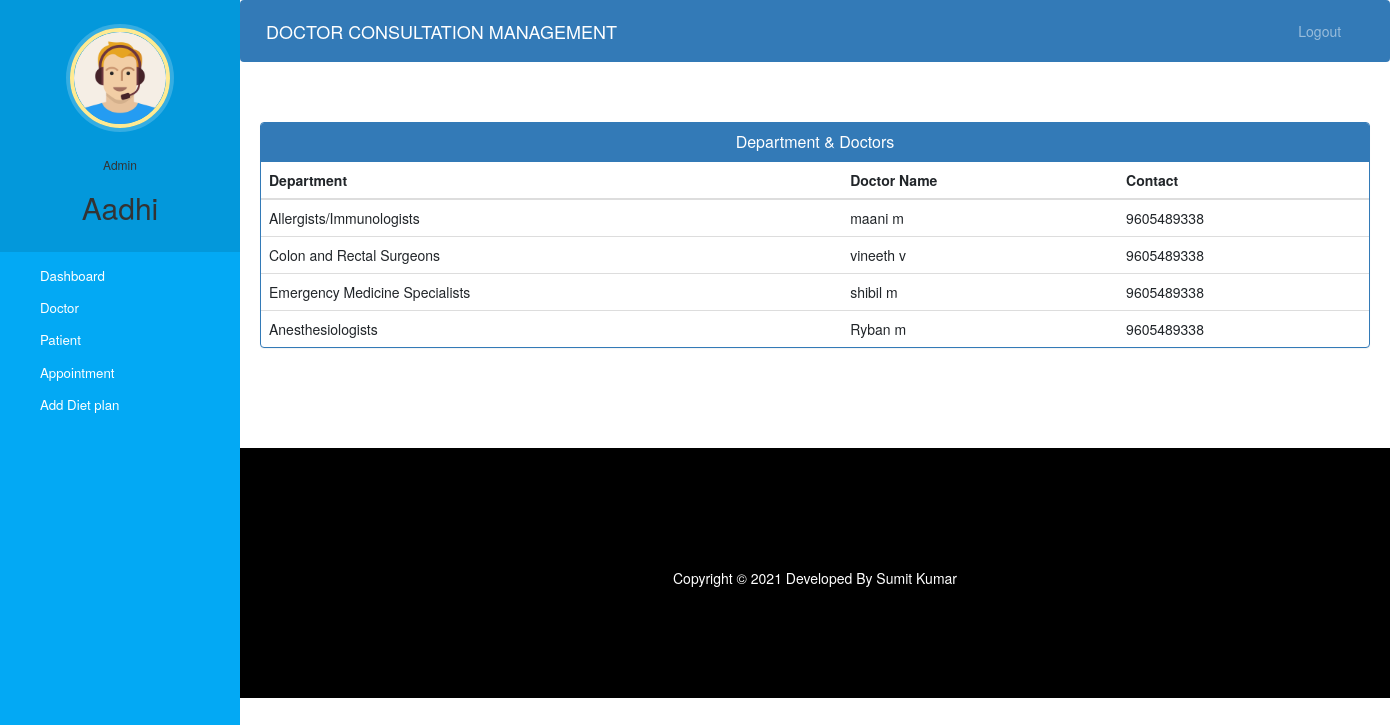
Screenshot of /admin-view-doctor-specialisation (signed in) with the database file from the repository.
### hospital/models.py (models this page shows, shortened)
class Doctor(models.Model):
    user=models.OneToOneField(User,on_delete=models.CASCADE)
    profile_pic= models.ImageField(upload_to='profile_pic/DoctorProfilePic/',null=True,blank=True)
    address = models.CharField(max_length=40)
    mobile = models.CharField(max_length=20,null=True)
    department= models.CharField(max_length=50,choices=departments,default='Cardiologist')
    status=models.BooleanField(default=False)
    @property
    def get_name(self):
        return self.user.first_name+" "+self.user.last_name

### hospital/views.py (the view)
# urls.py: path('admin-view-doctor-specialisation',views.admin_view_doctor_specialisation_view,name='admin-view-doctor-specialisation'),
@login_required(login_url='adminlogin')
@user_passes_test(is_admin)
def admin_view_doctor_specialisation_view(request):
    doctors=models.Doctor.objects.all().filter(status=True)
    return render(request,'hospital/admin_view_doctor_specialisation.html',{'doctors':doctors})

### hospital/views.py (called while the page is built)
def is_admin(user):
    return user.groups.filter(name='ADMIN').exists()

### hospital/templates/hospital/admin_view_doctor_Specialisation.html (shortened to what this page needs)
{% extends 'hospital/admin_base.html' %}
{% block content %}
<head>
  <link href="//netdna.bootstrapcdn.com/bootstrap/3.0.0/css/bootstrap.min.css" rel="stylesheet" id="bootstrap-css">
</head>
<div class="container">
  <div class="panel panel-primary">
    <div class="panel-heading">
      <h6 class="panel-title">Department & Doctors</h6>
    </div>
    <table class="table table-hover" id="dev-table">
      <thead>
        <tr>
          <th>Department</th>
          <th>Doctor Name</th>
          <th>Contact</th>
        </tr>
      </thead>
      {% for d in doctors %}
      <tr>
        <td>{{d.department}}</td>
        <td> {{d.get_name}}</td>
        <td>{{d.mobile}}</td>
      </tr>
      {% endfor %}
    </table>
  </div>
</div>
{% endblock content %}

### hospital/templates/hospital/admin_base.html (shortened to what this page needs)
<!DOCTYPE html>
{% load static %}
<html lang="en">
<head>
  <link rel="stylesheet" href="https://stackpath.bootstrapcdn.com/bootstrap/4.3.1/css/bootstrap.min.css">
  <link rel="stylesheet" href="https://maxcdn.bootstrapcdn.com/font-awesome/4.7.0/css/font-awesome.min.css">
  <link rel="stylesheet" href="{% static '/style.css' %}">
</head>
<body>
  <nav class="menu" tabindex="0">
    <header class="avatar">
      <img src="{% static "images/adminpropic.png" %}" />
      <br><br>
      <h6>Admin</h6>
      <h2>{{request.user.first_name}}</h2>
    </header>
    <ul>
      <li tabindex="0" class="icon-dashboard"> <a style="color:white; text-decoration:none;" href="/admin-dashboard"><span>Dashboard</span></a> </li>
      <li tabindex="0" class="icon-customers"> <a style="color:white; text-decoration:none;" href="/admin-doctor"><span>Doctor</span></a></li>
      <li tabindex="0" class="icon-users"> <a style="color:white; text-decoration:none;" href="/admin-patient"><span>Patient</span></a></li>
      <li tabindex="0" class="icon-calendar"> <a style="color:white; text-decoration:none;" href="/admin-appointment"><span>Appointment</span></a></li>
      <li tabindex="0" class="icon-calendar"> <a style="color:white; text-decoration:none;" href="/creatediet"><span>Add Diet plan</span></a></li>
    </ul>
  </nav>
  <main>
    <div class="bs-example">
      <nav class="navbar navbar-expand-md  navbar-dark fixed-top" style="background:#337AB7;">
        <a href="/admin-dashboard" class="navbar-brand">DOCTOR CONSULTATION MANAGEMENT</a>
        <div class="collapse navbar-collapse justify-content-between" id="navbarCollapse">
          <div class="navbar-nav" style=" margin-left: 90%;">
            <a href="/logout" class="nav-item nav-link">Logout</a>
          </div>
        </div>
      </nav>
    </div>
    <br><br>
    {% block content %}
    {% endblock content %}
    <br><br><br><br>
    <footer>
      <br>
      <div class="container">
        <div class="row">
          <div class="col-md-12 col-sm-12">
            <div style="color:#ffffff;" class="wow fadeInUp footer-copyright">
              <p>
                Copyright &copy; 2021 Developed By Sumit Kumar </p>
            </div>
          </div>
        </div>
      </div>
    </footer>
  </main>
</body>
</html>

### hospital/static/style.css (style rules this page uses)
body { padding-left: 240px; }
main { position: relative; height: 100vh; }
.menu { background: #5bc995; height: 100vh; width: 240px; position: fixed; top: 0px; left: 0; z-index: 5; outline: none; }
.menu .avatar { background: rgba(0, 0, 0, 0.1); padding: 2em 0.5em; text-align: center; }
.menu .avatar img { width: 100px; border-radius: 50%; overflow: hidden; border: 4px solid #ffea92; box-shadow: 0 0 0 4px rgba(255, 255, 255, 0.2); }
.menu .avatar h2 { font-weight: normal; margin-bottom: 0; }
.menu ul { list-style: none; padding: 0.5em 0; margin: 0; }
.menu ul li { padding: 0.5em 1em 0.5em 3em; font-size: 0.95em; font-weight: regular; background-repeat: no-repeat; background-position: left 15px center; background-size: auto 20px; transition: all 0.15s linear; cursor: pointer; }
.menu ul li.icon-dashboard { background-image: url("http://www.entypo.com/images//gauge.svg"); }
.menu ul li.icon-customers { background-image: url("http://www.entypo.com/images//briefcase.svg"); }
.menu ul li.icon-users { background-image: url("http://www.entypo.com/images//users.svg"); }
.menu ul li.icon-calendar { background-image: url("http://www.entypo.com/images//calendar.svg"); }

### hospital/templates/hospital/admin_base.html (style rules this page uses)
a:link { text-decoration: none; }
a { color: white; }
footer { padding: 0px 0px 0px 0px; background-color: black; margin: 0px; }
p { text-align: center; }
body { padding-left: 240px; }
main { position: relative; height: 100vh; }
.menu { background: #03a9f4; height: 100vh; width: 240px; position: fixed; top: 0px; left: 0; z-index: 5; outline: none; }
.menu .avatar { background: rgba(0, 0, 0, 0.1); padding: 2em 0.5em; text-align: center; }
.menu .avatar img { width: 100px; border-radius: 50%; overflow: hidden; border: 4px solid #ffea92; box-shadow: 0 0 0 4px rgba(255, 255, 255, 0.2); }
.menu .avatar h2 { font-weight: normal; margin-bottom: 0; }
.menu ul { list-style: none; padding: 0.5em 0; margin: 0; }
.menu ul li { padding: 0.5em 1em 0.5em 3em; font-size: 0.95em; font-weight: regular; background-repeat: no-repeat; background-position: left 15px center; background-size: auto 20px; transition: all 0.15s linear; cursor: pointer; }
.menu ul li.icon-dashboard { background-image: url("http://www.entypo.com/images//gauge.svg"); }
.menu ul li.icon-customers { background-image: url("http://www.entypo.com/images//briefcase.svg"); }
.menu ul li.icon-users { background-image: url("http://www.entypo.com/images//users.svg"); }
.menu ul li.icon-calendar { background-image: url("http://www.entypo.com/images//calendar.svg"); }

### hospital/templates/hospital/admin_view_doctor_Specialisation.html (style rules this page uses)
a:link { text-decoration: none; }
h6 { text-align: center; }
.row { margin: 100px; }

### rows the page displays
Doctor: department "Allergists/Immunologists", get_name "maani m", mobile "9605489338"
Doctor: department "Colon and Rectal Surgeons", get_name "vineeth v", mobile "9605489338"
Doctor: department "Emergency Medicine Specialists", get_name "shibil m", mobile "9605489338"
Doctor: department "Anesthesiologists", get_name "Ryban m", mobile "9605489338"

### other values shown
{{ request.user.first_name }} "Aadhi"
